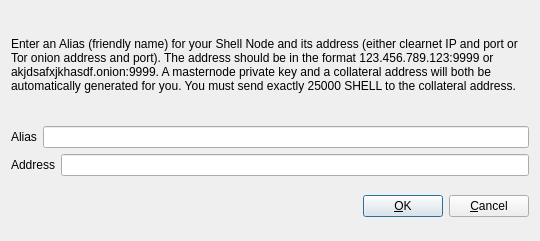
<?xml version="1.0" encoding="UTF-8"?>
<ui version="4.0">
 <class>AddEditAdrenalineNode</class>
 <widget class="QDialog" name="AddEditAdrenalineNode">
  <property name="geometry">
   <rect>
    <x>0</x>
    <y>0</y>
    <width>540</width>
    <height>241</height>
   </rect>
  </property>
  <property name="windowTitle">
   <string>Add/Edit Shell Node</string>
  </property>
  <property name="modal">
   <bool>true</bool>
  </property>
  <layout class="QVBoxLayout" name="verticalLayout">
   <item>
    <layout class="QVBoxLayout" name="verticalLayout_2">
     <property name="topMargin">
      <number>0</number>
     </property>
     <property name="bottomMargin">
      <number>0</number>
     </property>
     <item>
      <widget class="QLabel" name="label_3">
       <property name="sizePolicy">
        <sizepolicy hsizetype="Preferred" vsizetype="Expanding">
         <horstretch>0</horstretch>
         <verstretch>0</verstretch>
        </sizepolicy>
       </property>
       <property name="text">
        <string>&lt;html&gt;&lt;head/&gt;&lt;body&gt;&lt;p&gt;Enter an Alias (friendly name) for your Shell Node and its address (either clearnet IP and port or Tor onion address and port).  The address should be in the format 123.456.789.123:9999 or akjdsafxjkhasdf.onion:9999.  A masternode private key and a collateral address will both be automatically generated for you.  You must send exactly 25000 SHELL to the collateral address.&lt;/p&gt;&lt;/body&gt;&lt;/html&gt;</string>
       </property>
       <property name="wordWrap">
        <bool>true</bool>
       </property>
      </widget>
     </item>
     <item>
      <layout class="QHBoxLayout" name="horizontalLayout">
       <property name="bottomMargin">
        <number>0</number>
       </property>
       <item>
        <widget class="QLabel" name="label">
         <property name="text">
          <string>Alias</string>
         </property>
        </widget>
       </item>
       <item>
        <widget class="QLineEdit" name="aliasLineEdit"/>
       </item>
      </layout>
     </item>
     <item>
      <layout class="QHBoxLayout" name="horizontalLayout_2">
       <property name="bottomMargin">
        <number>0</number>
       </property>
       <item>
        <widget class="QLabel" name="label_2">
         <property name="text">
          <string>Address</string>
         </property>
        </widget>
       </item>
       <item>
        <widget class="QLineEdit" name="addressLineEdit"/>
       </item>
      </layout>
     </item>
     <item>
      <layout class="QHBoxLayout" name="horizontalLayout_3">
       <property name="bottomMargin">
        <number>0</number>
       </property>
      </layout>
     </item>
    </layout>
   </item>
   <item>
    <layout class="QHBoxLayout" name="horizontalLayout_Buttons">
     <item>
      <spacer name="horizontalSpacer_1">
       <property name="orientation">
        <enum>Qt::Horizontal</enum>
       </property>
       <property name="sizeHint" stdset="0">
        <size>
         <width>40</width>
         <height>48</height>
        </size>
       </property>
      </spacer>
     </item>
     <item>
      <widget class="QLabel" name="statusLabel">
       <property name="font">
        <font>
         <weight>75</weight>
         <bold>true</bold>
        </font>
       </property>
       <property name="text">
        <string/>
       </property>
       <property name="textFormat">
        <enum>Qt::PlainText</enum>
       </property>
       <property name="wordWrap">
        <bool>true</bool>
       </property>
      </widget>
     </item>
     <item>
      <spacer name="horizontalSpacer_2">
       <property name="orientation">
        <enum>Qt::Horizontal</enum>
       </property>
       <property name="sizeHint" stdset="0">
        <size>
         <width>40</width>
         <height>48</height>
        </size>
       </property>
      </spacer>
     </item>
     <item>
      <widget class="QPushButton" name="okButton">
       <property name="text">
        <string>&amp;OK</string>
       </property>
      </widget>
     </item>
     <item>
      <widget class="QPushButton" name="cancelButton">
       <property name="text">
        <string>&amp;Cancel</string>
       </property>
       <property name="autoDefault">
        <bool>false</bool>
       </property>
      </widget>
     </item>
    </layout>
   </item>
  </layout>
 </widget>
 <resources/>
 <connections/>
</ui>
